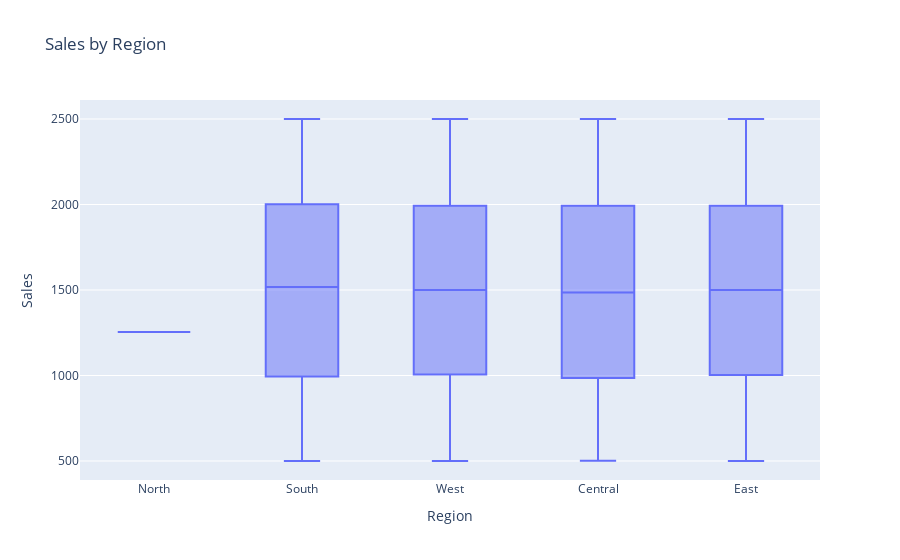

This figure's notebook cell:
### Code cell
# boxplot of sales by region
fig = px.box(df, x='Region', y='Sales', title='Sales by Region')
fig.show()

### Figure 1 — Plotly figure (JSON) as saved in the notebook; plotly's stock layout.template omitted (floating-point values rounded to 4 significant figures; data arrays with more than 128 entries replaced by an {"elided": "..."} marker saying what was removed)
{"data": [{"alignmentgroup": "True", "hovertemplate": "Region=%{x}<br>Sales=%{y}<extra></extra>", "legendgroup": "", "marker": {"color": "#636efa"}, "name": "", "notched": false, "offsetgroup": "", "orientation": "v", "showlegend": false, "type": "box", "x": {"elided": "9994 str values"}, "x0": " ", "xaxis": "x", "y": {"elided": "9994 int values"}, "y0": " ", "yaxis": "y"}], "layout": {"autosize": true, "boxmode": "group", "legend": {"tracegroupgap": 0}, "title": {"text": "Sales by Region"}, "xaxis": {"anchor": "y", "autorange": true, "domain": [0, 1], "range": [-0.5, 4.5], "title": {"text": "Region"}, "type": "category"}, "yaxis": {"anchor": "x", "autorange": true, "domain": [0, 1], "range": [388.9, 2611.0], "title": {"text": "Sales"}, "type": "linear"}}}
